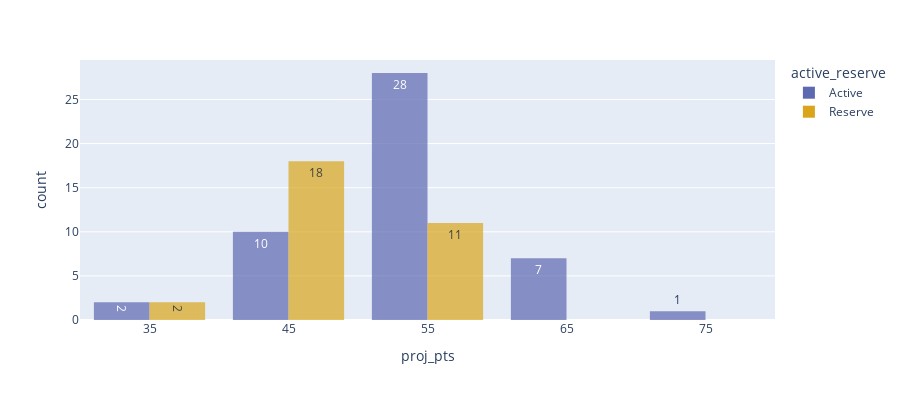

The code cell stored with this chart in its notebook:
### Code cell
# histogram showing active/inactive

px.histogram(week,
             x='proj_pts',
             opacity=.7,
             nbins=8, 
             color = 'active_reserve',
             color_discrete_map=active_color,
             barmode='group',
             text_auto=True,
             height=400)#.update_xaxes(tickmode='array',tick_vals=["40-49", "50-59", "60-69", "70-79", "80-89"])

### Figure 1 — Plotly figure (JSON) as saved in the notebook; plotly's stock layout.template omitted (floating-point values rounded to 4 significant figures)
{"data": [{"alignmentgroup": "True", "bingroup": "x", "hovertemplate": "active_reserve=Active<br>proj_pts=%{x}<br>count=%{y}<extra></extra>", "legendgroup": "Active", "marker": {"color": "rgb(93,105,177)", "opacity": 0.7, "pattern": {"shape": ""}}, "name": "Active", "nbinsx": 8, "offsetgroup": "Active", "orientation": "v", "showlegend": true, "texttemplate": "%{value}", "type": "histogram", "x": [76.4, 63.5, 60.7, 60.5, 59.8, 62.1, 55.1, 57, 61.6, 58.2, 64.3, 59.2, 59.7, 52.7, 50.2, 63.6, 56.3, 53.1, 57.1, 55.6, 45.8, 52.9, 54.9, 54.5, 54.2, 50.8, 53.5, 47.1, 57.3, 55.2, 50.6, 52.5, 46.5, 47.8, 44, 51.8, 45.2, 53.1, 51.4, 48.7, 52.8, 43.7, 38.7, 51, 38.1, 45.4, 46, 54], "xaxis": "x", "yaxis": "y"}, {"alignmentgroup": "True", "bingroup": "x", "hovertemplate": "active_reserve=Reserve<br>proj_pts=%{x}<br>count=%{y}<extra></extra>", "legendgroup": "Reserve", "marker": {"color": "rgb(218,165,27)", "opacity": 0.7, "pattern": {"shape": ""}}, "name": "Reserve", "nbinsx": 8, "offsetgroup": "Reserve", "orientation": "v", "showlegend": true, "texttemplate": "%{value}", "type": "histogram", "x": [50.7, 58.8, 55.9, 51.5, 53.6, 50.8, 49, 50.1, 46.8, 53.6, 49.3, 45.8, 50.4, 49.7, 55.5, 48.4, 45.3, 48.7, 45.5, 38.2, 46.4, 33.2, 45.7, 40.6, 46.1, 48, 50.8, 47.1, 43.1, 48.3, 46.4], "xaxis": "x", "yaxis": "y"}], "layout": {"barmode": "group", "height": 400, "legend": {"title": {"text": "active_reserve"}, "tracegroupgap": 0}, "margin": {"t": 60}, "xaxis": {"anchor": "y", "domain": [0, 1], "title": {"text": "proj_pts"}}, "yaxis": {"anchor": "x", "domain": [0, 1], "title": {"text": "count"}}}}
